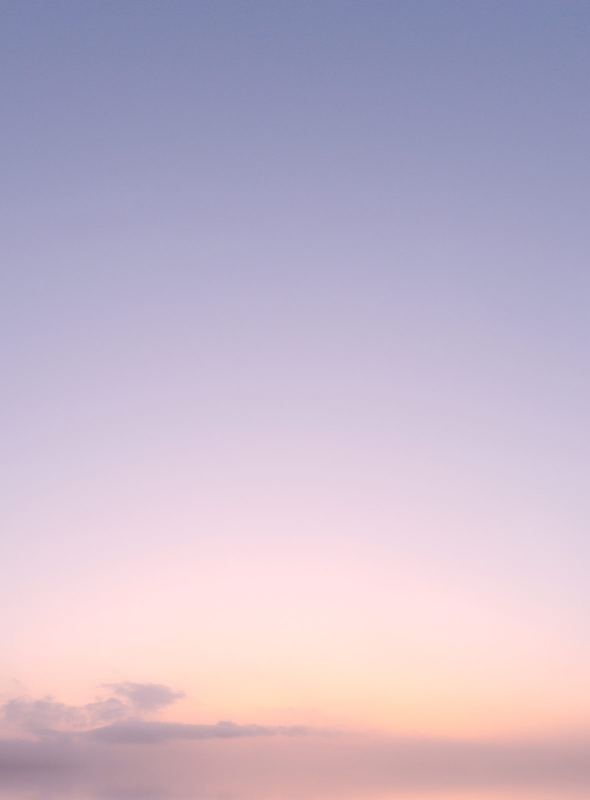
#> input picture docs/handoff/design-sheets/weather-plates/clear-dusk-1.jpg, 1179 x 1600 px, found by its file name (shown at 1/2 size)
$ python render266.py
#> lines starting #> are read from the running program, lines starting #| are printed output that depends on the picture
# Board 266: the garden, two directions on real material. A: windowsill (real sky plate + real pots). B: woodland (real grove).
import math, sys, os
from PIL import Image, ImageDraw, ImageFont, ImageFilter, ImageEnhance, ImageOps

S = 3; W, H = 354*S, 182*S
HOUR = float(sys.argv[1]) if len(sys.argv) > 1 else 17.6
LOOK = sys.argv[2] if len(sys.argv) > 2 else 'paper'
DL = os.path.join(os.path.dirname(os.path.abspath(__file__)), '..', 'plates-dl')
SKY = os.path.join(os.path.dirname(os.path.abspath(__file__)), '..', 'Tessera/docs/handoff/design-sheets/weather-plates')
NIGHT = HOUR < 6.3 or HOUR > 19.4
DUSK = 17.5 <= HOUR <= 19.4
if LOOK == 'paper': P = dict(bg=(247,245,241), ink=(36,36,35), ink2=(110,106,99), ink3=(169,164,155), hair=(196,194,189), acc=(142,74,120), gold=(126,106,30))
else: P = dict(bg=(0,0,0), ink=(232,227,218), ink2=(164,158,150), ink3=(107,103,95), hair=(60,58,55), acc=(213,154,196), gold=(217,194,122))

def font(sz, bold=False):
    try: return ImageFont.truetype('/usr/share/fonts/truetype/dejavu/DejaVuSans%s.ttf' % ('-Bold' if bold else ''), int(sz*S))
    except Exception: return ImageFont.load_default()
def text(d, x, y, s, col, sz=10, anchor='la', bold=False): d.text((x*S, y*S), s, fill=col, font=font(sz, bold), anchor=anchor)
def dot(d, x, y, r, fill=None, outline=None, w=1): d.ellipse([(x-r)*S, (y-r)*S, (x+r)*S, (y+r)*S], fill=fill, outline=outline, width=int(w*S))
def line(d, pts, col, w=1): d.line([(x*S, y*S) for x, y in pts], fill=col, width=max(1, int(w*S)))

# [20 lines left out: function keyout, not called in this run]

def sky_plate():
    name = 'clear-night-1.jpg' if NIGHT else 'clear-dusk-1.jpg' if DUSK else 'broken-day-1.jpg'
    return Image.open(os.path.join(SKY, name)).convert('RGB')

def shadow(base, box, alpha=90, blur=6):
    ov = Image.new('RGBA', base.size, (0,0,0,0)); od = ImageDraw.Draw(ov)
    od.ellipse(box, fill=(20, 14, 8, alpha)); ov = ov.filter(ImageFilter.GaussianBlur(blur*S/3)); return Image.alpha_composite(base, ov)

# ============ A. the windowsill
PLANTS = [  # (file, routine, period, state, scale) state: tended | thirsty | wilting | weekly-wait | weekly-done
    ('pot-oregano.jpg', 'Water', 'daily', 'tended', 1.0),
    ('pot-ivy.jpg', 'Journal', 'daily', 'wilting', 1.0),          # three days dry
    ('pot-succulent.jpg', 'Swim', 'Thu', 'weekly', .95),
    ('pots-mini.jpg', 'New', 'daily', 'empty', .5),              # an empty pot: a routine not planted yet
]
def windowsill():
    im = Image.new('RGBA', (W, H), P['bg']+(255,))
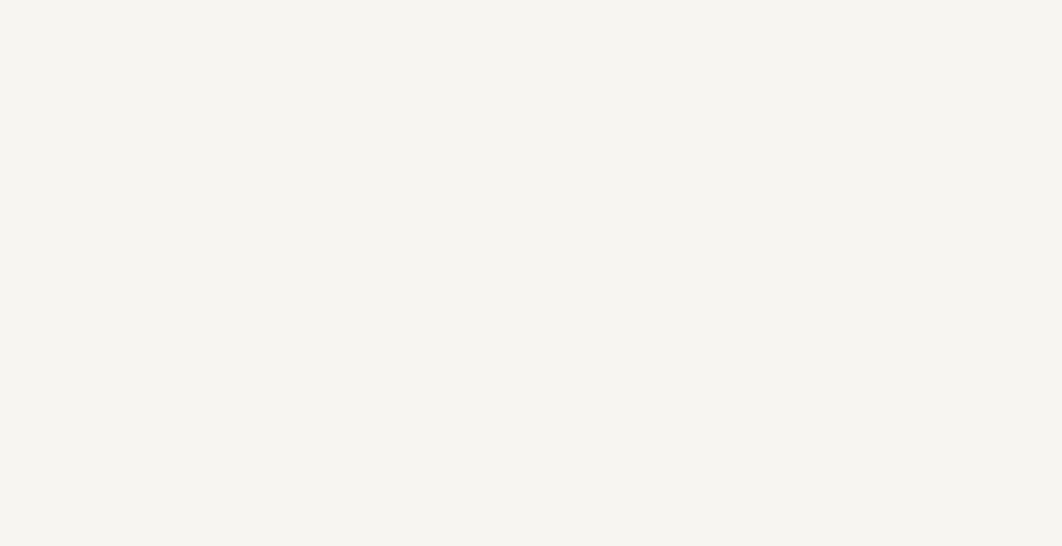
#> im: PIL image 1062x546 RGBA; mean R, G, B, A 247, 245, 241, 255
    # the window: the sky plate fills the upper part; a sill of real wood across the bottom
    sky = sky_plate(); sw, sh = sky.size; sill_y = 134
#> in sky_plate, returned value is the input picture: PIL image 1179x1600 RGB; mean R, G, B 197.6, 182.8, 201.8
#> after `sw, sh = sky.size`: sw = 1179; sh = 1600
    # crop a 354 x sill_y region from the plate, centred, upper-middle
    ar = W/(sill_y*S); cw = sw; ch = int(cw/ar)
#> after `cw = sw`: cw = 1179
#> after `ch = int(cw / ar)`: ch = 446
    if ch > sh: ch = sh; cw = int(ch*ar)
    cx0 = (sw-cw)//2; cy0 = int((sh-ch)*0.35)
#> after `cx0 = (sw - cw) // 2`: cx0 = 0
#> after `cy0 = int((sh - ch) * 0.35)`: cy0 = 403
    glass = sky.crop((cx0, cy0, cx0+cw, cy0+ch)).resize((W, sill_y*S), Image.LANCZOS)
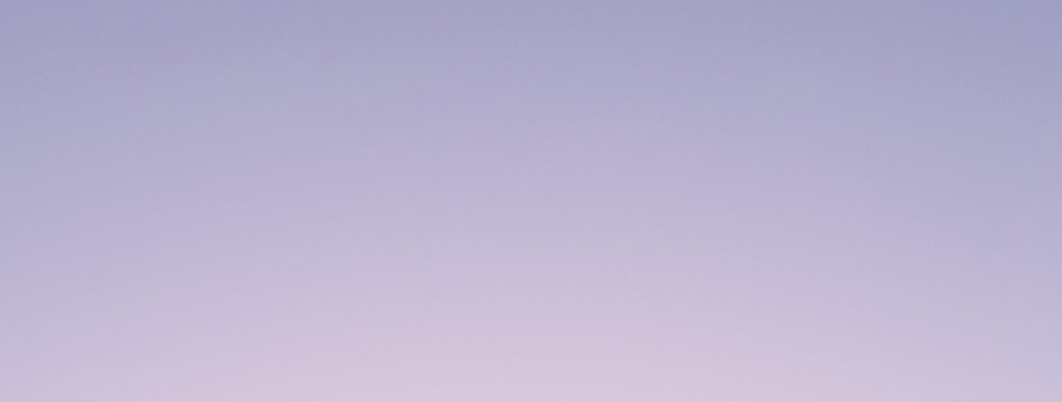
#> glass: PIL image 1062x402 RGB; mean R, G, B 187.1, 179.8, 207.9
    if LOOK == 'black' and not NIGHT: glass = ImageEnhance.Brightness(glass).enhance(.85)
    im.paste(glass, (0, 0))
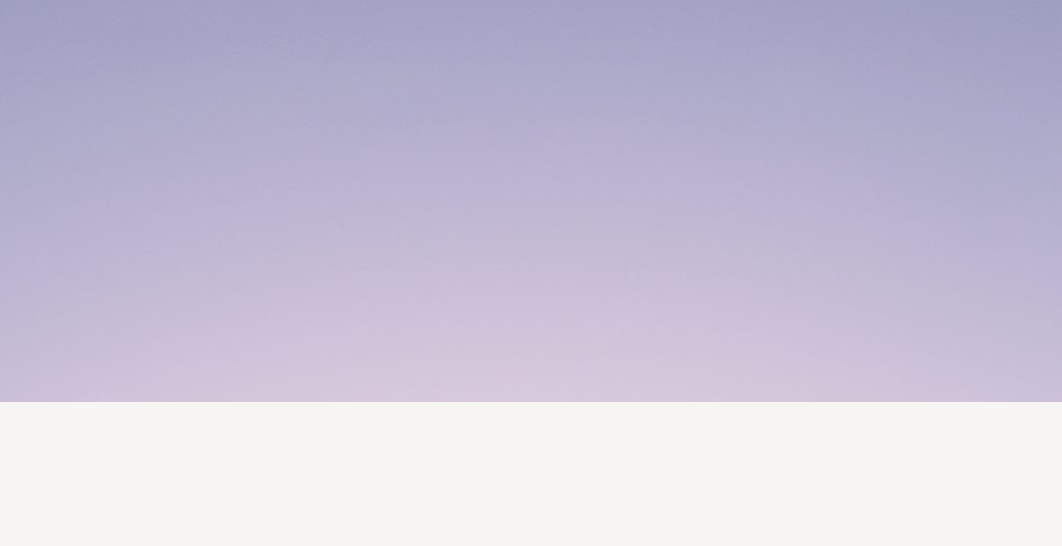
#> im: PIL image 1062x546 RGBA; mean R, G, B, A 202.9, 197, 216.7, 255
    # window frame: the glass is simply the slot; one thin mullion, the approved soft edge rather than a drawn frame
    d = ImageDraw.Draw(im)
    # the sill: wood texture, perspective-less, with a front edge
#> (the run stopped early here; a loop or call above may not have finished)

$ run again, with docs/handoff/design-sheets/weather-plates/cloudy-night-1.jpg copied over docs/handoff/design-sheets/weather-plates/clear-dusk-1.jpg
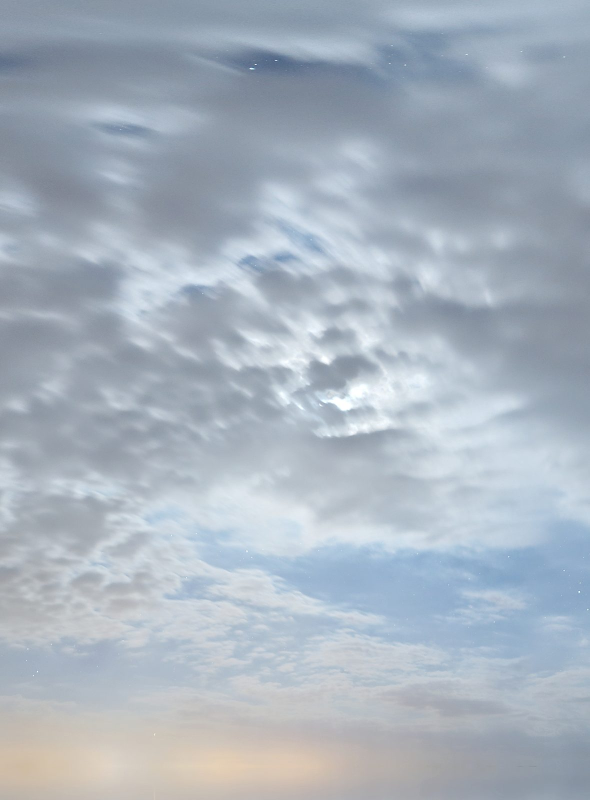
#> input picture docs/handoff/design-sheets/weather-plates/cloudy-night-1.jpg, 1179 x 1600 px, found by its file name (shown at 1/2 size)
#> in sky_plate, returned value is the input picture: PIL image 1179x1600 RGB; mean R, G, B 167.9, 178.7, 190.4
#> in windowsill, `glass = sky.crop((cx0, cy0, cx0+cw, cy0+ch)).resize((W, sill_y*S), Ima..`:
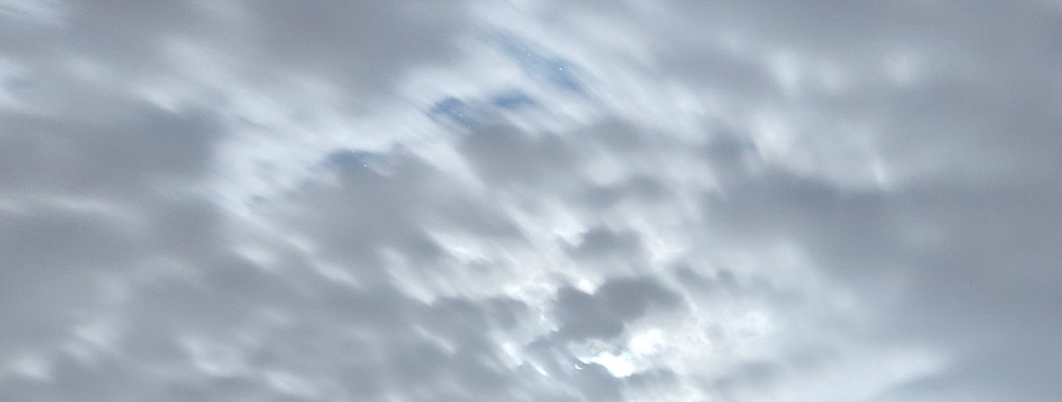
#> glass: PIL image 1062x402 RGB; mean R, G, B 166.4, 177.7, 190.2
#> in windowsill, `im.paste(glass, (0, 0))`:
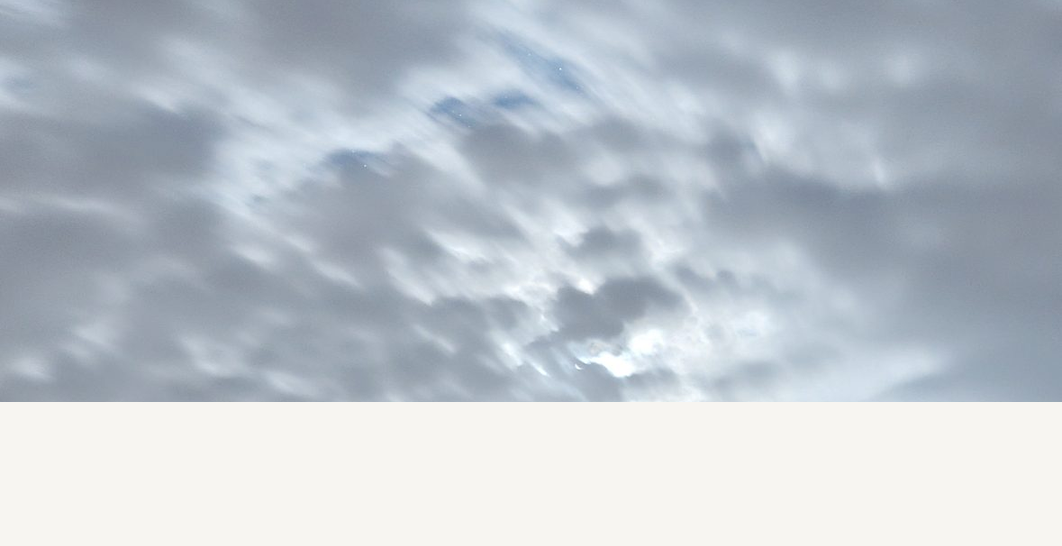
#> im: PIL image 1062x546 RGBA; mean R, G, B, A 187.6, 195.5, 203.6, 255
